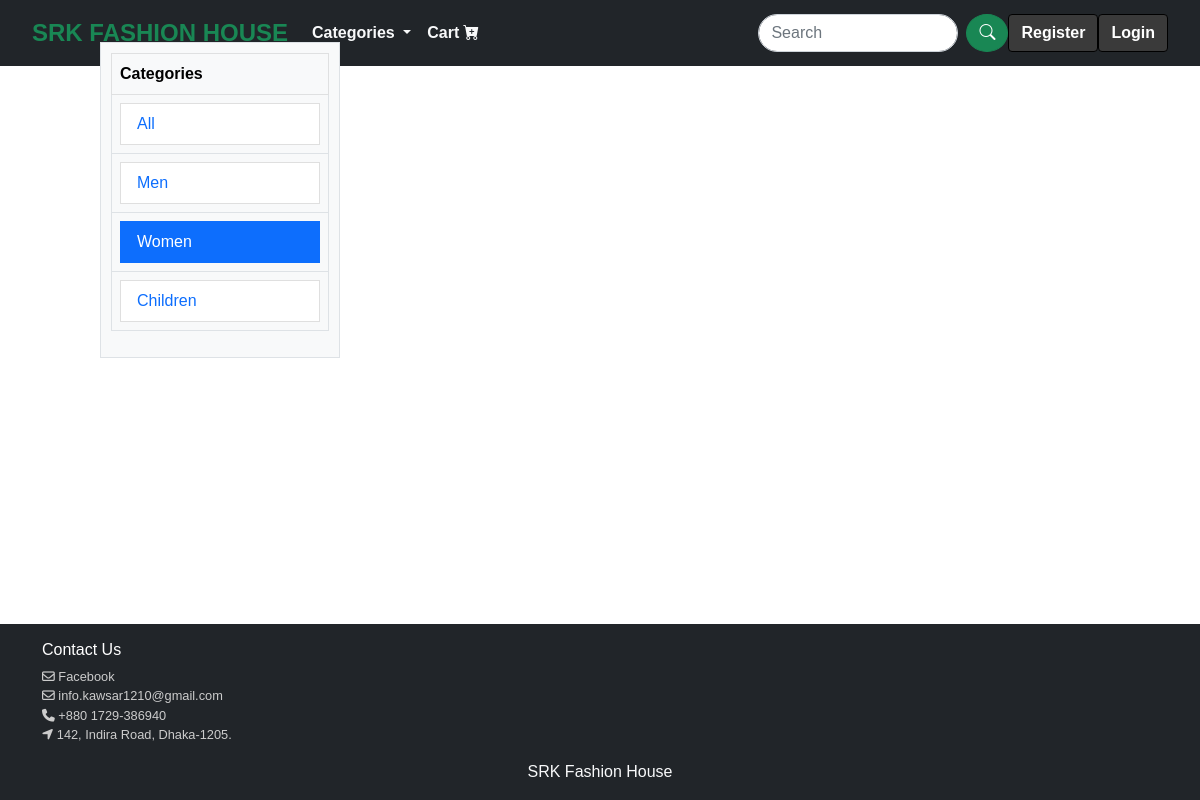
The app's page /shop/?category=women, older data.
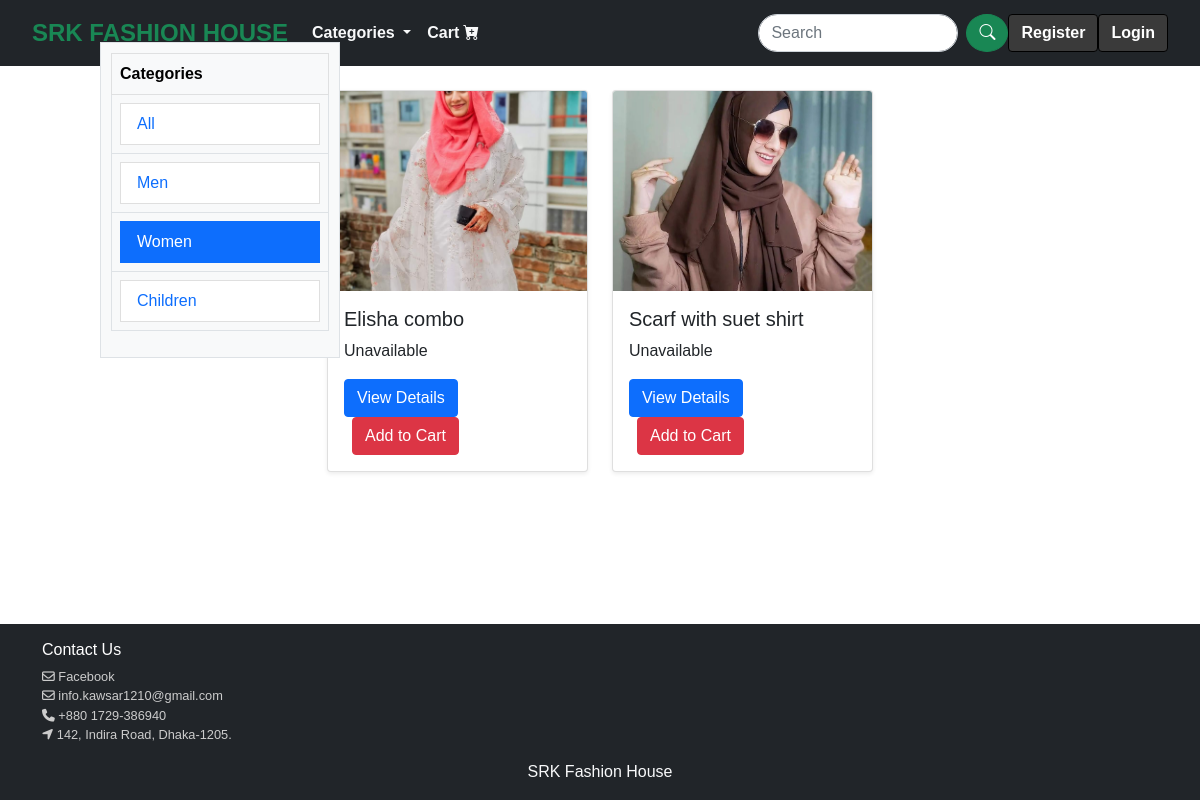
The same page, newer data.
### products/models.py (models this page shows, shortened)
class Product(models.Model):
    name = models.CharField(max_length=100)
    price = models.FloatField()
    image = models.ImageField(upload_to='products', null=True, blank=True)
    description = models.TextField()
    CATEGORY_CHOICES = [
        ('men', 'Men'),
        ('women', 'Women'),
        ('children', 'Children'),
    ]
    category = models.CharField(
        max_length=100,
        choices=CATEGORY_CHOICES,
        default='women',
    )

### srkFashionHouse/views.py (the view)
# urls.py: path('shop/',views.shop,name='shop'),
def shop(request):
    category = request.GET.get('category')  # Get the selected category from the query parameters
    if category:
        products = Product.objects.filter(category=category)  # Filter products by category
    else:
        products = Product.objects.all()  # Show all products if no category is selected
    return render(request, 'shop.html', {'products': products, 'category': category})

### templates/shop.html
{% extends 'base.html' %}
{% load static %}
{% block content %}
<div class="container mt-4">
    <div class="row">
        <div class="col-md-3">
            <div class="table-container">
                <div class="table-responsive">
                    <table class="table table-bordered">
                        <thead class="table-light">
                            <tr>
                                <th>Categories</th>
                            </tr>
                        </thead>
                        <tbody>
                            <tr><td><a href="?" class="list-group-item {% if not category %}active{% endif %}">All</a></td></tr>
                            <tr><td> <a href="?category=men" class="list-group-item {% if category == 'men' %}active{% endif %}">Men</a></td></tr>
                            <tr><td><a href="?category=women" class="list-group-item {% if category == 'women' %}active{% endif %}">Women</a></td></tr>
                            <tr><td><a href="?category=children" class="list-group-item {% if category == 'children' %}active{% endif %}">Children</a></td></tr>
                        </tbody>
                    </table>
                </div>
            </div>
        </div>
        <div class="col-md-9 offset-md-3">
            <div class="row g-4">
                {% for item in products %}
                    <div class="col-md-6 col-lg-4">
                        <div class="card h-100 shadow-sm">
                            <img src="{{ item.image.url }}" alt="{{ item.name }}" class="card-img-top" style="height: 200px; object-fit: cover;">
                            <div class="card-body">
                                <h5 class="card-title">{{ item.name }}</h5>
                                <p class="card-text">{{ item.description }}</p>
                                <a href="#" class="btn btn-primary">View Details</a>
                                <a class="btn btn-danger mx-2" type="button" href="{% url 'add_to_cart' item.id %}">Add to Cart</a>
                            </div>
                        </div>
                    </div>
                {% endfor %}
            </div>
        </div>
    </div>
</div>
{% endblock %}

Row changes from the older to the newer data that the page shows:
added Product: image (picture), name "Elisha combo", description "Unavailable"
added Product: image (picture), name "Scarf with suet shirt", description "Unavailable"
